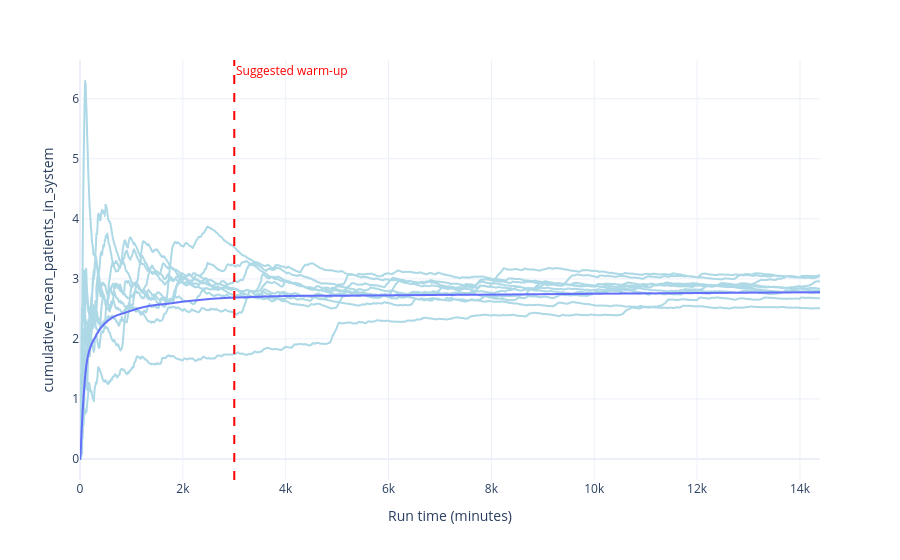

The notebook cell this image was saved under:
### Code cell
plot_time_series(audit_results, "patients_in_system", 3000)

### Figure 1 — Plotly figure (JSON) as saved in the notebook; plotly's stock layout.template omitted (floating-point values rounded to 4 significant figures; data arrays with more than 128 entries replaced by an {"elided": "..."} marker saying what was removed)
{"data": [{"hovertemplate": "run=0<br>time=%{x}<br>patients_in_system=%{y}<extra></extra>", "legendgroup": "", "line": {"color": "lightblue", "dash": "solid"}, "marker": {"symbol": "circle"}, "mode": "lines", "name": "", "showlegend": false, "type": "scattergl", "x": {"elided": "1440 int values"}, "xaxis": "x", "y": {"elided": "1440 float values"}, "yaxis": "y"}, {"hovertemplate": "run=1<br>time=%{x}<br>patients_in_system=%{y}<extra></extra>", "legendgroup": "", "line": {"color": "lightblue", "dash": "solid"}, "marker": {"symbol": "circle"}, "mode": "lines", "name": "", "showlegend": false, "type": "scattergl", "x": {"elided": "1440 int values"}, "xaxis": "x", "y": {"elided": "1440 float values"}, "yaxis": "y"}, {"hovertemplate": "run=2<br>time=%{x}<br>patients_in_system=%{y}<extra></extra>", "legendgroup": "", "line": {"color": "lightblue", "dash": "solid"}, "marker": {"symbol": "circle"}, "mode": "lines", "name": "", "showlegend": false, "type": "scattergl", "x": {"elided": "1440 int values"}, "xaxis": "x", "y": {"elided": "1440 float values"}, "yaxis": "y"}, {"hovertemplate": "run=3<br>time=%{x}<br>patients_in_system=%{y}<extra></extra>", "legendgroup": "", "line": {"color": "lightblue", "dash": "solid"}, "marker": {"symbol": "circle"}, "mode": "lines", "name": "", "showlegend": false, "type": "scattergl", "x": {"elided": "1440 int values"}, "xaxis": "x", "y": {"elided": "1440 float values"}, "yaxis": "y"}, {"hovertemplate": "run=4<br>time=%{x}<br>patients_in_system=%{y}<extra></extra>", "legendgroup": "", "line": {"color": "lightblue", "dash": "solid"}, "marker": {"symbol": "circle"}, "mode": "lines", "name": "", "showlegend": false, "type": "scattergl", "x": {"elided": "1440 int values"}, "xaxis": "x", "y": {"elided": "1440 float values"}, "yaxis": "y"}, {"hovertemplate": "run=5<br>time=%{x}<br>patients_in_system=%{y}<extra></extra>", "legendgroup": "", "line": {"color": "lightblue", "dash": "solid"}, "marker": {"symbol": "circle"}, "mode": "lines", "name": "", "showlegend": false, "type": "scattergl", "x": {"elided": "1440 int values"}, "xaxis": "x", "y": {"elided": "1440 float values"}, "yaxis": "y"}, {"hovertemplate": "run=6<br>time=%{x}<br>patients_in_system=%{y}<extra></extra>", "legendgroup": "", "line": {"color": "lightblue", "dash": "solid"}, "marker": {"symbol": "circle"}, "mode": "lines", "name": "", "showlegend": false, "type": "scattergl", "x": {"elided": "1440 int values"}, "xaxis": "x", "y": {"elided": "1440 float values"}, "yaxis": "y"}, {"hovertemplate": "run=7<br>time=%{x}<br>patients_in_system=%{y}<extra></extra>", "legendgroup": "", "line": {"color": "lightblue", "dash": "solid"}, "marker": {"symbol": "circle"}, "mode": "lines", "name": "", "showlegend": false, "type": "scattergl", "x": {"elided": "1440 int values"}, "xaxis": "x", "y": {"elided": "1440 float values"}, "yaxis": "y"}, {"hovertemplate": "run=8<br>time=%{x}<br>patients_in_system=%{y}<extra></extra>", "legendgroup": "", "line": {"color": "lightblue", "dash": "solid"}, "marker": {"symbol": "circle"}, "mode": "lines", "name": "", "showlegend": false, "type": "scattergl", "x": {"elided": "1440 int values"}, "xaxis": "x", "y": {"elided": "1440 float values"}, "yaxis": "y"}, {"hovertemplate": "run=9<br>time=%{x}<br>patients_in_system=%{y}<extra></extra>", "legendgroup": "", "line": {"color": "lightblue", "dash": "solid"}, "marker": {"symbol": "circle"}, "mode": "lines", "name": "", "showlegend": false, "type": "scattergl", "x": {"elided": "1440 int values"}, "xaxis": "x", "y": {"elided": "1440 float values"}, "yaxis": "y"}, {"hovertemplate": "time=%{x}<br>overall_cumulative=%{y}<extra></extra>", "legendgroup": "", "line": {"color": "#636efa", "dash": "solid"}, "marker": {"symbol": "circle"}, "mode": "lines", "name": "", "showlegend": false, "type": "scattergl", "x": {"elided": "1440 int values"}, "xaxis": "x", "y": {"elided": "1440 float values"}, "yaxis": "y"}], "layout": {"annotations": [{"font": {"color": "red"}, "showarrow": false, "text": "Suggested warm-up", "x": 3000, "xanchor": "left", "xref": "x", "y": 1, "yanchor": "top", "yref": "y domain"}], "legend": {"tracegroupgap": 0}, "margin": {"t": 60}, "shapes": [{"line": {"color": "red", "dash": "dash"}, "type": "line", "x0": 3000, "x1": 3000, "xref": "x", "y0": 0, "y1": 1, "yref": "y domain"}], "xaxis": {"anchor": "y", "domain": [0.0, 1.0], "title": {"text": "Run time (minutes)"}}, "yaxis": {"anchor": "x", "domain": [0.0, 1.0], "title": {"text": "cumulative_mean_patients_in_system"}}}}
